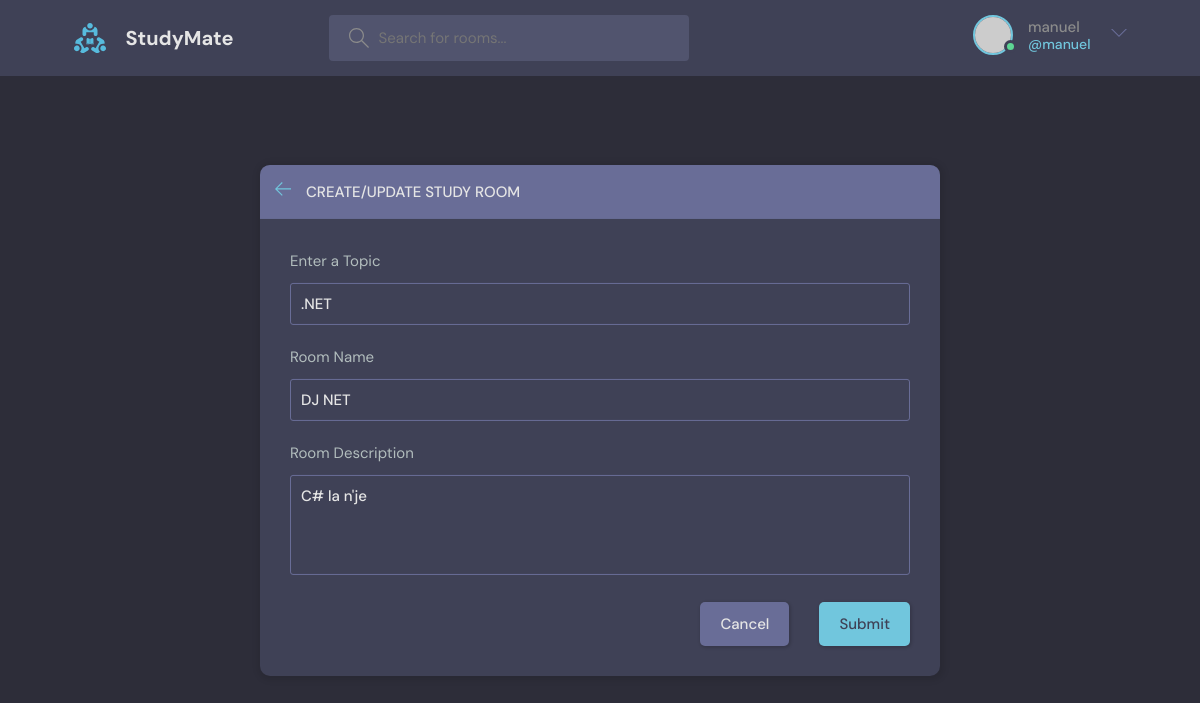
The app's page /update-room/12/ (signed in), older data.
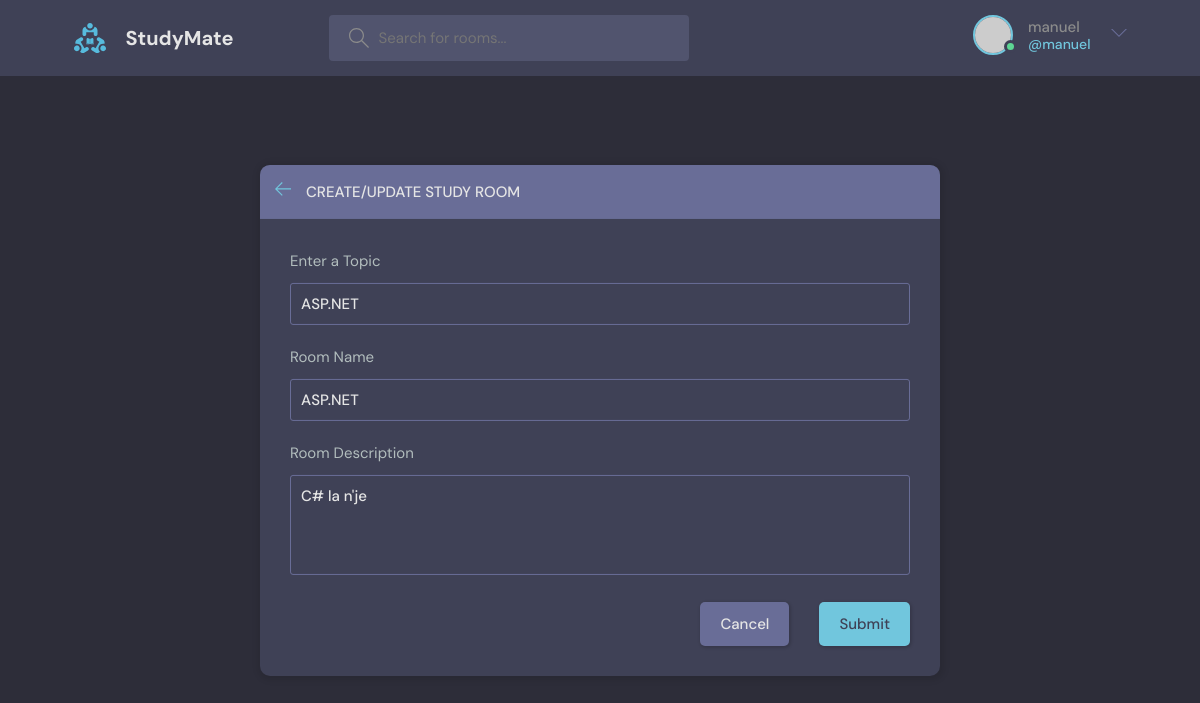
The same page, newer data.
### base/models.py (models this page shows, shortened)
class Room(models.Model):
    host = models.ForeignKey(User, on_delete=models.SET_NULL, null=True)
    topic = models.ForeignKey(Topic, on_delete=models.SET_NULL, null=True)
    name = models.CharField(max_length=200)
    description = models.TextField(null=True, blank=True)
    participants = models.ManyToManyField(User, related_name='participants', blank=True)
    updated = models.DateTimeField(auto_now=True)
    created = models.DateTimeField(auto_now_add=True)
    class Meta:
        ordering = ['-updated', '-created']

class Topic(models.Model):
    name = models.CharField(max_length=200)

### base/views.py (the view, shortened to what this page needs)
# urls.py: path('update-room/<str:pk>/', views.updateRoom, name='update-room'),
@login_required(login_url='login')
def updateRoom(request, pk):
    room = Room.objects.get(id=pk)
    form = RoomForm(instance=room)
    topics = Topic.objects.all()
    if request.user != room.host:
        return HttpResponse('You are not allowed here.')
    context = {'form': form, 'topics': topics, 'room': room}
    return render(request, 'base/room_form.html', context)

### base/forms.py
class RoomForm(ModelForm):
    class Meta:
        model = Room
        fields = '__all__'
        exclude = ['host', 'participants']

### base/templates/base/room_form.html (shortened to what this page needs)
{% extends 'main.html' %}
{% block content %}
<main class="create-room layout">
  <div class="container">
    <div class="layout__box">
      <div class="layout__boxHeader">
        <div class="layout__boxTitle">
          <a href="{% url 'home' %}">
            <svg version="1.1" xmlns="http://www.w3.org/2000/svg" width="32" height="32" viewBox="0 0 32 32">
              <title>arrow-left</title>
              <path
                d="M13.723 2.286l-13.723 13.714 13.719 13.714 1.616-1.611-10.96-10.96h27.625v-2.286h-27.625l10.965-10.965-1.616-1.607z">
              </path>
            </svg>
          </a>
          <h3>Create/Update Study Room</h3>
        </div>
      </div>
      <div class="layout__body">
        <form class="form" action="" method="POST">
          <div class="form__group">
            <label for="room_topic">Enter a Topic</label>
            <input required type="text" value="{{room.topic.name}}" name="topic" list="topic-list" />
          </div>
          <div class="form__group">
            <label for="room_name">Room Name</label>
            {{form.name}}
          </div>
          <div class="form__group">
            <label for="room_description">Room Description</label>
            {{form.description}}
          </div>
          <div class="form__action">
            <a class="btn btn--dark" href="{{request.META.HTTP_REFERER}}">Cancel</a>
            <button class="btn btn--main" type="submit">Submit</button>
          </div>
        </form>
      </div>
    </div>
  </div>
</main>
{% endblock content %}

Row changes from the older to the newer data that the page shows:
changed Room "C# la n'je": topic ".NET" → "ASP.NET"; name "DJ NET" → "ASP.NET"
